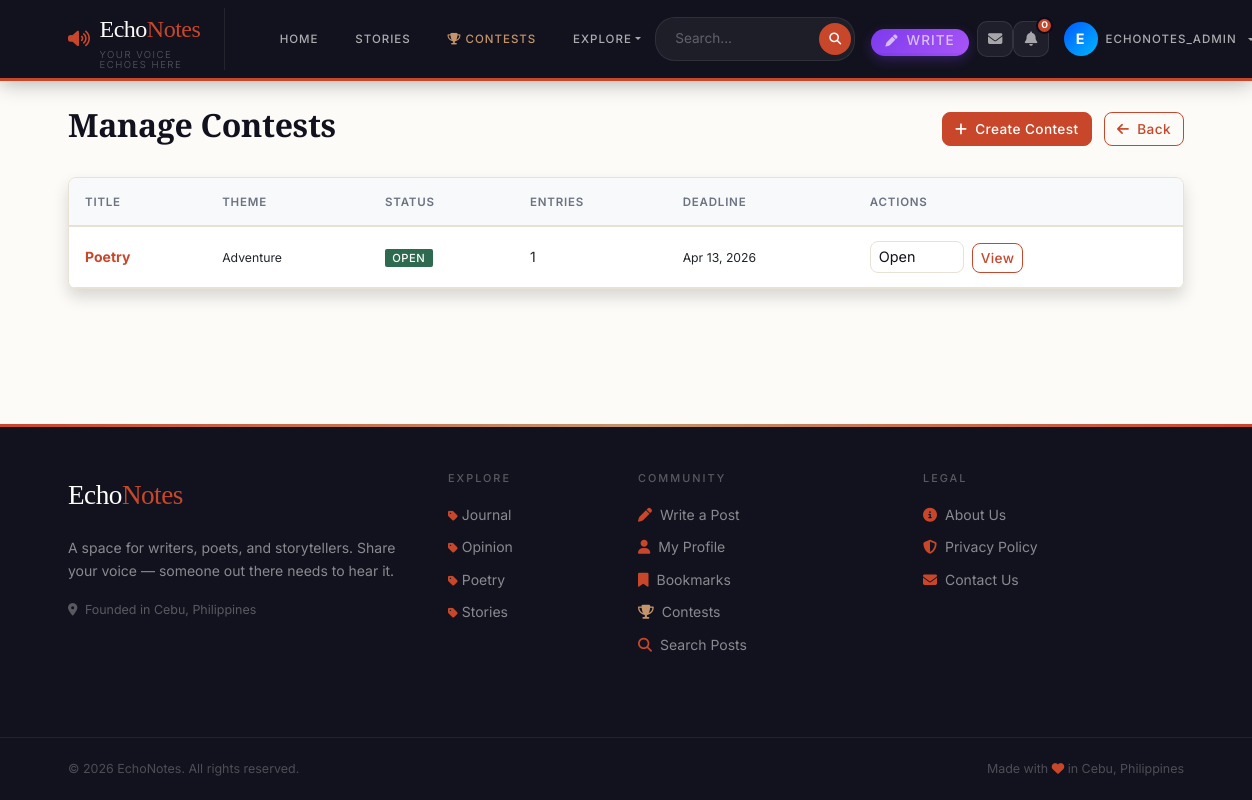
Page /manage/contests/ (signed in) on the committed database.
### blog/models.py (models this page shows, shortened)
class Contest(models.Model):
    STATUS_OPEN = 'open'
    STATUS_VOTING = 'voting'
    STATUS_CLOSED = 'closed'
    STATUS_CHOICES = [
        (STATUS_OPEN, 'Open for Submissions'),
        (STATUS_VOTING, 'Voting Phase'),
        (STATUS_CLOSED, 'Closed'),
    ]
    title = models.CharField(max_length=200)
    description = models.TextField()
    theme = models.CharField(max_length=200)
    created_by = models.ForeignKey(User, on_delete=models.CASCADE, related_name='contests_created')
    status = models.CharField(max_length=10, choices=STATUS_CHOICES, default=STATUS_OPEN)
    start_date = models.DateTimeField(default=timezone.now)
    submission_deadline = models.DateTimeField()
    voting_deadline = models.DateTimeField()
    winner = models.ForeignKey('ContestEntry', on_delete=models.SET_NULL, null=True, blank=True, related_name='won_contest')
    created_date = models.DateTimeField(default=timezone.now)
    class Meta:
        ordering = ['-created_date']
    def total_entries(self):
        return self.entries.count()

class Category(models.Model):
    name = models.CharField(max_length=100, unique=True)
    slug = models.SlugField(max_length=100, unique=True)
    description = models.TextField(blank=True)
    icon = models.CharField(max_length=50, default='fas fa-circle', help_text="FontAwesome class (e.g., 'fas fa-feather')")
    color = models.CharField(max_length=20, default='#7c3aed', help_text="Brand color hex code")
    subscribers = models.ManyToManyField(User, related_name='subscribed_circles', blank=True)
    created_date = models.DateTimeField(default=timezone.now)
    class Meta:
        verbose_name_plural = 'Categories'
        ordering = ['name']

### blog/views.py (the view)
# urls.py: path('manage/contests/', views.manage_contests, name='manage-contests'),
@admin_required
def manage_contests(request):
    contests = Contest.objects.all().order_by('-created_date')
    return render(request, 'manage_contests.html', {'contests': contests})

### blog/context_processors.py (called while the page is built)
def categories(request):
    from .models import Category
    return {'categories': Category.objects.all()}

### blog/views.py (called while the page is built)
def admin_required(view_func):
    from functools import wraps
    @wraps(view_func)
    def wrapper(request, *args, **kwargs):
        if not request.user.is_authenticated or not request.user.is_staff:
            messages.error(request, 'Admin access required.')
            return redirect('landing')
        return view_func(request, *args, **kwargs)
    return wrapper

### blog/templates/manage_contests.html (shortened to what this page needs)
{% extends 'base.html' %}
{% block content %}
<div class="container py-4">
    <div class="d-flex justify-content-between align-items-center mb-4">
        <h2>Manage Contests</h2>
        <div>
            <a href="{% url 'create-contest' %}" class="btn btn-primary me-2">
                <i class="fas fa-plus me-2"></i>Create Contest
            </a>
            <a href="{% url 'admin-dashboard' %}" class="btn btn-outline-primary">
                <i class="fas fa-arrow-left me-2"></i>Back
            </a>
        </div>
    </div>
    <div class="card shadow">
        <div class="card-body p-0">
            <div class="table-responsive">
                <table class="table table-hover mb-0">
                    <thead class="table-light">
                        <tr>
                            <th>Title</th>
                            <th>Theme</th>
                            <th>Status</th>
                            <th>Entries</th>
                            <th>Deadline</th>
                            <th>Actions</th>
                        </tr>
                    </thead>
                    <tbody>
                        {% for contest in contests %}
                        <tr>
                            <td>
                                <a href="{% url 'contest-detail' contest.pk %}" class="text-decoration-none fw-bold">
                                    {{ contest.title|truncatechars:30 }}
                                </a>
                            </td>
                            <td><small>{{ contest.theme }}</small></td>
                            <td>
                                {% if contest.status == 'open' %}
                                    <span class="badge bg-success">Open</span>
                                {% elif contest.status == 'voting' %}
                                    <span class="badge bg-warning text-dark">Voting</span>
                                {% else %}
                                    <span class="badge bg-secondary">Closed</span>
                                {% endif %}
                            </td>
                            <td>{{ contest.total_entries }}</td>
                            <td><small>{{ contest.submission_deadline|date:"M d, Y" }}</small></td>
                            <td>
                                <form method="POST" action="{% url 'contest-status' contest.pk %}" class="d-inline">
                                    <select name="status" class="form-select form-select-sm d-inline-block w-auto me-1"
                                            onchange="this.form.submit()">
                                        <option value="open" {% if contest.status == 'open' %}selected{% endif %}>Open</option>
                                    </select>
                                </form>
                                <a href="{% url 'contest-detail' contest.pk %}" class="btn btn-sm btn-outline-primary">
                                    View
                                </a>
                            </td>
                        </tr>
                        {% empty %}
                        <tr>
                            <td colspan="6" class="text-center text-muted py-4">No contests yet.</td>
                        </tr>
                        {% endfor %}
                    </tbody>
                </table>
            </div>
        </div>
    </div>
</div>
{% endblock %}

### blog/templates/base.html (shortened to what this page needs)
{% load static %}
<!DOCTYPE html>
<html lang="en">
<head>
  <link href="https://cdn.jsdelivr.net/npm/bootstrap@5.3.0/dist/css/bootstrap.min.css" rel="stylesheet">
  <link rel="stylesheet" href="https://cdnjs.cloudflare.com/ajax/libs/font-awesome/6.4.0/css/all.min.css">
  <link rel="stylesheet" href="{% static 'css/style.css' %}?v=1.0.1">
<body>
  <nav class="echonav navbar navbar-expand-lg">
    <div class="container">
      <a class="echo-brand" href="{% url 'landing' %}">
        <i class="fas fa-volume-up" style="color:var(--accent);font-size:1.1rem"></i>
        <div>
          Echo<span>Notes</span>
          <small>Your voice echoes here</small>
        </div>
      </a>
      <div class="collapse navbar-collapse" id="navbarNav">
        <ul class="navbar-nav me-auto mb-2 mb-lg-0 align-items-lg-center" style="gap: 0.5rem; margin-left: 1.5rem;">
          <li class="nav-item">
            <a class="nav-link" href="{% url 'landing' %}">Home</a>
          </li>
          <li class="nav-item">
            <a class="nav-link" href="{% url 'story-list' %}">Stories</a>
          </li>
          <li class="nav-item">
            <a class="nav-link highlight" href="{% url 'contest-list' %}">
              <i class="fas fa-trophy me-1" style="color:var(--gold)"></i>Contests
            </a>
          </li>
          <li class="nav-item dropdown">
            <a class="nav-link dropdown-toggle" href="#" id="exploreDropdown" role="button" data-bs-toggle="dropdown"
              aria-expanded="false">
              Explore
            </a>
          </li>
        </ul>
        <div class="d-flex align-items-lg-center gap-3">
          <form class="echo-search d-flex align-items-center m-0" action="{% url 'search' %}" method="GET"
            style="background: rgba(255,255,255,0.05); border-radius: 20px; padding: 3px; border: 1px solid rgba(255,255,255,0.08);">
            <input type="search" name="q" placeholder="Search..." required
              class="border-0 bg-transparent text-white px-3" style="outline: none; font-size: 0.85rem; width: 160px;">
            <button type="submit" class="border-0 rounded-circle d-flex justify-content-center align-items-center"
              style="background: var(--accent); width: 32px; height: 32px; color: white;"><i class="fas fa-search"
                style="font-size: 0.75rem;"></i></button>
          </form>
          <ul class="navbar-nav align-items-lg-center m-0">
            {% if user.is_authenticated %}
            <li class="nav-item me-2 d-none d-lg-block">
              <a class="nav-link py-1 px-3 text-white" href="{% url 'create-post' %}"
                style="background: linear-gradient(135deg, #7c3aed, #a855f7); border-radius: 20px; font-size: 0.85rem; font-weight: 500; display: inline-flex; align-items: center; box-shadow: 0 4px 12px rgba(124,58,237,0.3);">
                <i class="fas fa-pen me-2" style="font-size: 0.75rem;"></i> Write
              </a>
            </li>
            {% if user.is_authenticated %}
            <li class="nav-item">
              <a href="{% url 'inbox' %}" class="notif-icon-btn" title="Messages" style="text-decoration:none">
                <i class="fas fa-envelope"></i>
              </a>
            </li>
            <li class="nav-item" style="position:relative">
              <button id="notif-bell-btn" class="notif-icon-btn" title="Notifications">
                <i class="fas fa-bell"></i>
                <span id="notif-badge" class="notif-badge" style="display:none">0</span>
              </button>
            </li>
            {% endif %}
            <li class="nav-item dropdown">
              <a class="nav-link dropdown-toggle d-flex align-items-center gap-2" href="#" id="profileDropdown"
                role="button" data-bs-toggle="dropdown" aria-expanded="false" style="padding: 0.2rem 1rem;">
                <div class="rounded-circle d-flex justify-content-center align-items-center"
                  style="width: 34px; height: 34px; background: linear-gradient(135deg,rgb(0, 89, 255),rgb(0, 183, 255)); color: white; font-weight: bold; font-size: 0.9rem;">
                  {{ user.username|make_list|first|upper }}
                </div>
                <span class="d-none d-lg-block">{{ user.username }}</span>
              </a>
            </li>
            {% endif %}
          </ul>
        </div>
      </div>
    </div>
  </nav>
  <main>
    {% block content %}{% endblock %}
  </main>
  <footer class="echo-footer mt-5">
    <div class="container py-5">
      <div class="row">
        <div class="col-lg-4 mb-4">
          <div class="echo-footer-brand mb-3">Echo<span>Notes</span></div>
          <p style="color:rgba(255,255,255,0.5);font-size:0.875rem;line-height:1.7">
            A space for writers, poets, and storytellers.
            Share your voice — someone out there needs to hear it.
          </p>
          <p style="color:rgba(255,255,255,0.3);font-size:0.78rem">
            <i class="fas fa-map-marker-alt me-1"></i> Founded in Cebu, Philippines
          </p>
        </div>
        <div class="col-lg-2 col-md-4 mb-4">
          <h6>Explore</h6>
          <ul class="list-unstyled mb-0">
            {% for category in categories %}
            <li style="margin-bottom:0.5rem;">
              <a href="{% url 'category-posts' category.slug %}">
                <i class="fas fa-tag me-1" style="font-size:0.7rem;color:var(--accent)"></i>{{ category.name }}
              </a>
            </li>
            {% empty %}
            <li><a href="{% url 'landing' %}">All Posts</a></li>
            {% endfor %}
          </ul>
        </div>
        <div class="col-lg-3 col-md-4 mb-4">
          <h6>Community</h6>
          {% if user.is_authenticated %}
          <a href="{% url 'create-post' %}"><i class="fas fa-pen me-2" style="color:var(--accent)"></i>Write a Post</a>
          <a href="{% url 'profile-detail' user.username %}"><i class="fas fa-user me-2"
              style="color:var(--accent)"></i>My Profile</a>
          <a href="{% url 'my-bookmarks' %}"><i class="fas fa-bookmark me-2"
              style="color:var(--accent)"></i>Bookmarks</a>
          <a href="{% url 'contest-list' %}"><i class="fas fa-trophy me-2" style="color:var(--gold)"></i>Contests</a>
          {% endif %}
          <a href="{% url 'search' %}?q="><i class="fas fa-search me-2" style="color:var(--accent)"></i>Search Posts</a>
        </div>
        <div class="col-lg-3 col-md-4 mb-4">
          <h6>Legal</h6>
          <a href="{% url 'about' %}"><i class="fas fa-info-circle me-2" style="color:var(--accent)"></i>About Us</a>
          <a href="{% url 'privacy-policy' %}"><i class="fas fa-shield-alt me-2" style="color:var(--accent)"></i>Privacy
            Policy</a>
          <a href="{% url 'contact' %}"><i class="fas fa-envelope me-2" style="color:var(--accent)"></i>Contact Us</a>
        </div>
      </div>
    </div>
    <div class="echo-footer-bottom">
      <div class="container d-flex justify-content-between flex-wrap gap-2">
        <span>© {% now "Y" %} EchoNotes. All rights reserved.</span>
        <span>Made with <i class="fas fa-heart" style="color:var(--accent)"></i> in Cebu, Philippines</span>
      </div>
    </div>
  </footer>
</body>
</html>

### blog/templates/base.html (style rules this page uses)
body { display: flex; flex-direction: column; min-height: 100vh; }
main { flex: 1; }
.notif-icon-btn { width: 36px; height: 36px; border-radius: 10px; background: rgba(255, 255, 255, 0.06); border: 1px solid rgba(255, 255, 255, 0.09); color: rgba(255, 255, 255, 0.6); display: flex; align-items: center; justify-content: center; font-size: 0.9rem; cursor: pointer; position: relative; transition: all 0.18s; text-decoration: none; }
.notif-badge { position: absolute; top: -5px; right: -5px; min-width: 17px; height: 17px; border-radius: 50%; background: #c8472b; color: white; font-size: 0.6rem; font-weight: 700; font-family: 'DM Sans', sans-serif; display: flex !important; align-items: center; justify-content: center; border: 2px solid #0f0a1a; padding: 0 3px; }

### rows in the picture
Contest: title "Poetry", theme "Adventure", shows "OPEN", total_entries "1", submission_deadline "Apr 13, 2026", status "Open"
Category: name "Journal"
Category: name "Opinion"
Category: name "Poetry"
Category: name "Stories"

### other values in the picture
{{ user.username|make_list|first|upper }} "E"
{{ user.username }} "ECHONOTES_ADMIN"
